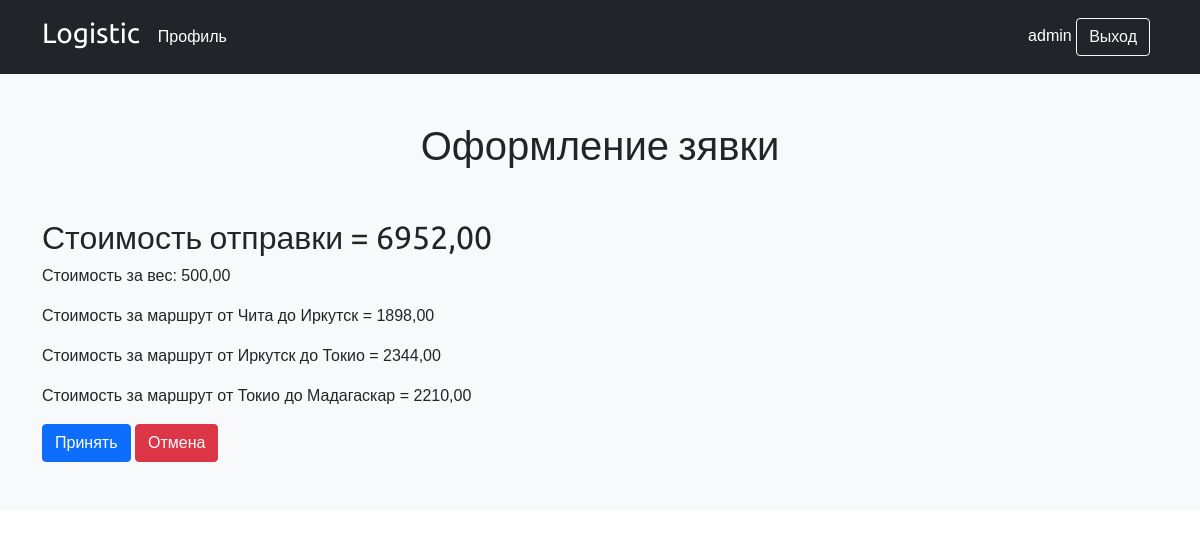
The page /apply_order/ (signed in) on the database its author committed.
### mainSite/models.py (models this page shows, shortened)
class Order(models.Model):
    user = models.ForeignKey(User, verbose_name='Пользователь', on_delete=models.CASCADE)
    name = models.CharField(max_length=50, verbose_name='Имя', null=True, blank=True)
    second_name = models.CharField(max_length=50, verbose_name='Фамилия', null=True, blank=True)
    patronymic = models.CharField(max_length=50, verbose_name='Отчество', null=True, blank=True)
    retrive_type = models.ForeignKey(RetriveType, verbose_name='Тип отправления',null=True, blank=True, on_delete=models.SET_NULL)
    delivery_name = models.CharField(max_length=255, verbose_name='Груз:', null=True, blank=True)
    weight = models.DecimalField(verbose_name='Вес',null=True, blank=True, max_digits=10, decimal_places=2)
    from_city = models.ForeignKey(City, verbose_name='Откуда', related_name='from_city_order',null=True, blank=True, on_delete=models.SET_NULL)
    to_city = models.ForeignKey(City, verbose_name='Куда', related_name='to_city_order',null=True, blank=True, on_delete=models.SET_NULL)
    created = models.DateTimeField(auto_now_add=True, verbose_name='Создано')
    updated = models.DateTimeField(auto_now=True, verbose_name='Обновлено')
    status = models.ForeignKey(Status, verbose_name='Статус', on_delete=models.SET_NULL, null=True, blank=True)
    def get_total_cost(self):
        return sum(item.get_cost() for item in self.items.all()) + self.weight
    class Meta:
        verbose_name = 'Заказ'
        verbose_name_plural = 'Заказы'

class OrderRoute(models.Model):
    order = models.ForeignKey(Order, verbose_name='Заказ', related_name='items', on_delete=models.CASCADE)
    from_city = models.ForeignKey(City, verbose_name='Откуда', related_name='from_city',null=True, blank=True, on_delete=models.SET_NULL)
    to_city = models.ForeignKey(City, verbose_name='Куда', related_name='to_city',null=True, blank=True, on_delete=models.SET_NULL)
    route_status = models.ForeignKey(RouteStatus, null=True, blank=True, verbose_name='Статус маршрута', on_delete=models.SET_NULL)
    price = models.DecimalField(verbose_name='Цена',null=True, blank=True, default=0, max_digits=10, decimal_places=2)
    delivery_time = models.IntegerField(null=True, blank=True, default=0, verbose_name='Время доставки')
    transport = models.ForeignKey(Transport,null=True, blank=True, on_delete=models.SET_NULL, verbose_name='Транспорт')
    def get_cost(self):
        return self.price
    class Meta:
        verbose_name = 'Маршрут'
        verbose_name_plural = 'Маршруты'

class City(models.Model):
    name = models.CharField(max_length=256, null=False, blank=False, unique=True, verbose_name='Наименование')
    def __str__(self):
        return self.name
    class Meta:
        verbose_name = 'Город'
        verbose_name_plural = 'Города'

### mainSite/views.py (the view)
# urls.py: path('apply_order/', views.apply_order, name='apply_order'),
def apply_order(request):
    order = models.Order.objects.all().last()
    order_route = models.OrderRoute.objects.filter(order=order)
    context = {
        'order':order,
        'order_route':order_route,
    }
    return render(request, 'mainSite/apply_order.html', context)

### mainSite/templates/mainSite/apply_order.html (shortened to what this page needs)
{% extends 'mainSite/base.html' %}
{% block content %}
<main>
    <div class="album py-5 bg-light">
      <div class="container">
        <div class="text-center mb-5"><h1>Оформление зявки</h1></div>
          <h2>
            Стоимость отправки = {{order.get_total_cost}}
          </h2>
          <p>Стоимость за вес: {{ order.weight }}</p>
          {% if order_route %}
          {% for el in order_route %}
          <p>Стоимость за маршрут от {{ el.from_city }} до {{ el.to_city }} = {{el.price}}</p>
          {%endfor%}
          {%else%}
          <p>Маршруты не назаначены</p>
          {%endif%}
          <a href="{% url 'my_order' %}"><button class="btn btn-primary">Принять</button></a>
          <a href="{% url 'cancel_order' %}"><button class="btn btn-danger">Отмена</button></a>
        </div>
      </div>
  </main>
{% endblock %}

### mainSite/templates/mainSite/base.html (shortened to what this page needs)
{% load static %}
<!DOCTYPE html>
<html lang="en">
  <head>
    <link href="https://cdn.jsdelivr.net/npm/bootstrap@5.0.1/dist/css/bootstrap.min.css" rel="stylesheet">
    <link href="{% static "css/base.css" %}" rel="stylesheet">
  </head>
  <body>
      <header class="p-3 bg-dark text-white">
        <div class="container">
          <div class="d-flex flex-wrap align-items-center justify-content-center justify-content-lg-start">
            <a href="{% url 'home' %}" class="d-flex align-items-center mb-2 mb-lg-0 text-white text-decoration-none">
              <h3>Logistic</h3>
            </a>
            <ul class="nav col-12 col-lg-auto me-lg-auto mb-2 justify-content-center mb-md-0 ml">
              {% if user.is_authenticated %}
              <li><a href="{% url 'my_order' %}" class="nav-link px-2 text-white">Профиль</a></li>
              {% endif %}
            </ul>
            {% if user.is_authenticated %}
            <div class="text-end">
                <a href="{% url 'my_order' %}" class="text-white">{{ user.get_username }}</a>
                <a href="{% url 'logout' %}"><button type="button" class="btn btn-outline-light me-2">Выход</button></a>
              </div>
            {% else %}
            <div class="text-end">
              <a href="{% url 'login_page' %}"><button type="button" class="btn btn-outline-light me-2">Вход</button></a>
              <a href="{% url 'register' %}"><button type="button" class="btn btn-warning">Регистрация</button></a>
            </div>
            {% endif %}
          </div>
        </div>
      </header>
    {% block content %}{% endblock %}
  </body>
</html>

### static/css/base.css (style rules this page uses)
body { margin:0; padding:0; font-family:helvetica, sans-serif; }
h1, h2, h3, h4, h5 , h6 { font-family: 'Ubuntu', sans-serif; font-weight:normal; }
a { text-decoration:none; color:#5993bb; }

### mainSite/templates/mainSite/base.html (style rules this page uses)
.ml { margin-left: 10px; }
main { background-color: #f8f9fa!important; }

### rows shown on the page
Order: get_total_cost "6952,00", weight "500,00"
OrderRoute: from_city "Чита", to_city "Иркутск", price "1898,00"
OrderRoute: from_city "Иркутск", to_city "Токио", price "2344,00"
OrderRoute: from_city "Токио", to_city "Мадагаскар", price "2210,00"

### other values the page prints
{{ user.get_username }} "admin"
